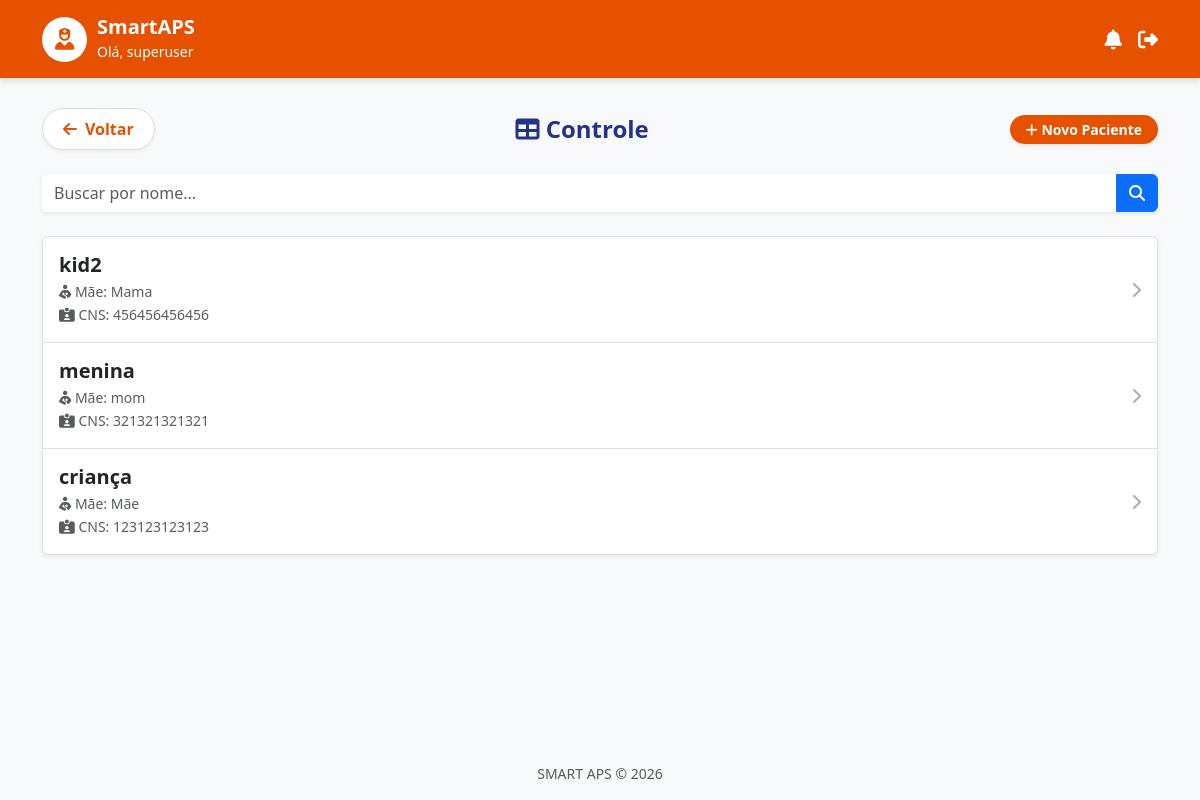
The app's page /criancas/ (signed in), older data.
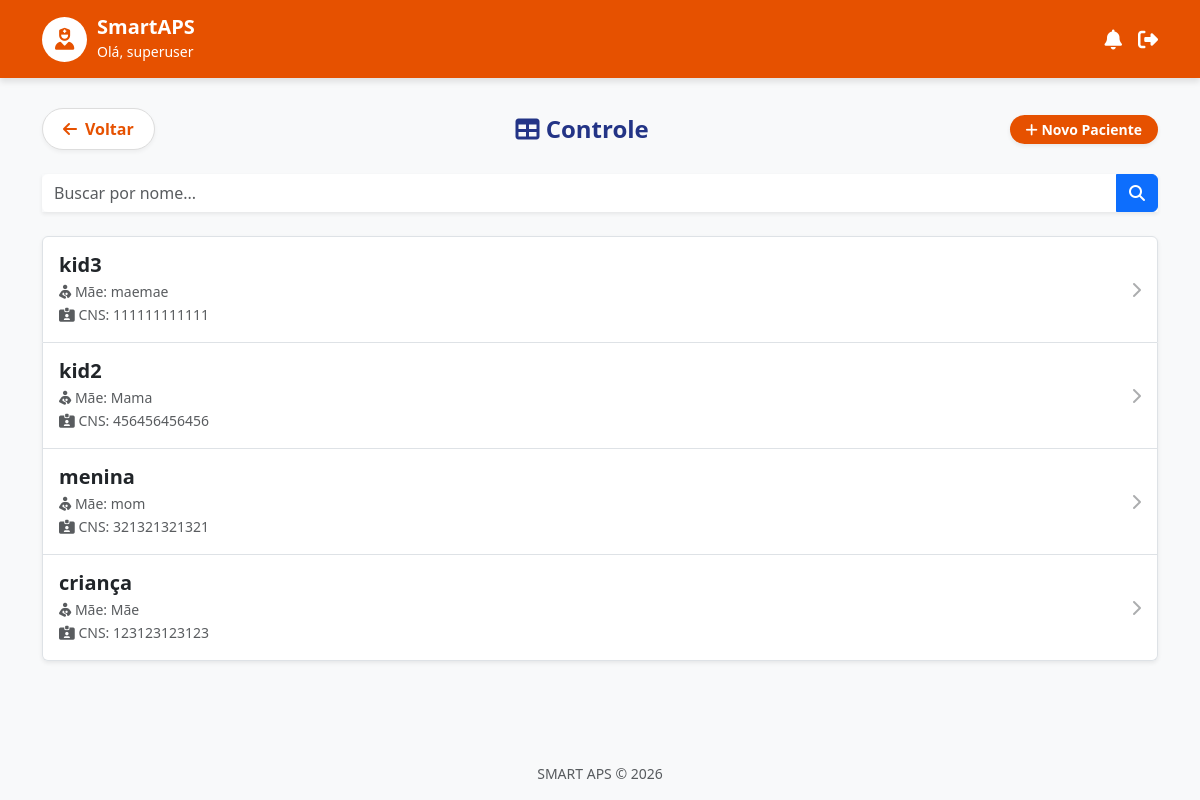
The same page, newer data.
### core/models.py (models this page shows, shortened)
class Crianca(models.Model):
    SEXO_CHOICES = [
        ('M', 'Masculino'),
        ('F', 'Feminino'),
    ]
    nome = models.CharField(max_length=200)
    data_nascimento = models.DateField()
    cpf = models.CharField("CPF", max_length=14, unique=True) # Sugestão: usar lib django-localflavor-br depois
    cns = models.CharField("CNS", max_length=15, unique=True)
    localidade = models.CharField(max_length=100)
    nome_mae = models.CharField("Nome da Mãe", max_length=200)
    sexo = models.CharField(max_length=1, choices=SEXO_CHOICES)
    criado_em = models.DateTimeField(auto_now_add=True)
    cadastrado_por = models.ForeignKey(UsuarioACS, on_delete=models.SET_NULL, null=True)

### core/views.py (the view)
# urls.py: path('criancas/', views.lista_criancas, name='lista_criancas'), # Nova rota
@never_cache
@login_required
def lista_criancas(request):
    query = request.GET.get('busca')
    if query:
        criancas = Crianca.objects.filter(nome__icontains=query)
    else:
        criancas = Crianca.objects.all().order_by('-criado_em')[:20]
    return render(request, 'lista_criancas.html', {'criancas': criancas})

### core/templates/lista_criancas.html (shortened to what this page needs)
{% extends 'base.html' %}
{% block content %}
<div class="d-flex justify-content-between align-items-center mb-4">
    <a href="{% url 'index' %}" class="btn-voltar-destaque">
        <i class="fa-solid fa-arrow-left"></i> Voltar
    </a>
    <h4 class="text-primary fw-bold m-0"><i class="fa-solid fa-table"></i> Controle</h4>
    <a href="{% url 'cadastrar_crianca' %}" class="btn btn-laranja shadow-sm rounded-pill btn-sm px-3">
        <i class="fa-solid fa-plus"></i> Novo Paciente
    </a>
</div>
<form method="get" class="mb-4">
    <div class="input-group shadow-sm">
        <input type="text" name="busca" class="form-control border-0" placeholder="Buscar por nome..." value="{{ request.GET.busca|default:'' }}">
        <button class="btn btn-primary" type="submit"><i class="fa-solid fa-magnifying-glass"></i></button>
    </div>
</form>
<div class="list-group shadow-sm">
    {% for crianca in criancas %}
    <a href="{% url 'cartao_vacina' crianca.id %}" class="list-group-item list-group-item-action d-flex justify-content-between align-items-center p-3 border-bottom">
        <div>
            <h5 class="mb-1 fw-bold text-dark">{{ crianca.nome }}</h5>
            <small class="text-muted d-block">
                <i class="fa-solid fa-person-breastfeeding"></i> Mãe: {{ crianca.nome_mae }}
            </small>
            <small class="text-muted">
                <i class="fa-solid fa-id-card-clip"></i> CNS: {{ crianca.cns }}
            </small>
        </div>
        <i class="fa-solid fa-chevron-right text-muted opacity-50"></i>
    </a>
    {% empty %}
    <div class="alert alert-light text-center py-5">
        <i class="fa-solid fa-child-reaching fa-3x text-muted mb-3"></i><br>
        Nenhuma criança encontrada.
    </div>
    {% endfor %}
</div>
{% endblock %}

Row changes from the older to the newer data that the page shows:
added Crianca: nome "kid3", nome_mae "maemae", cns "111111111111"
